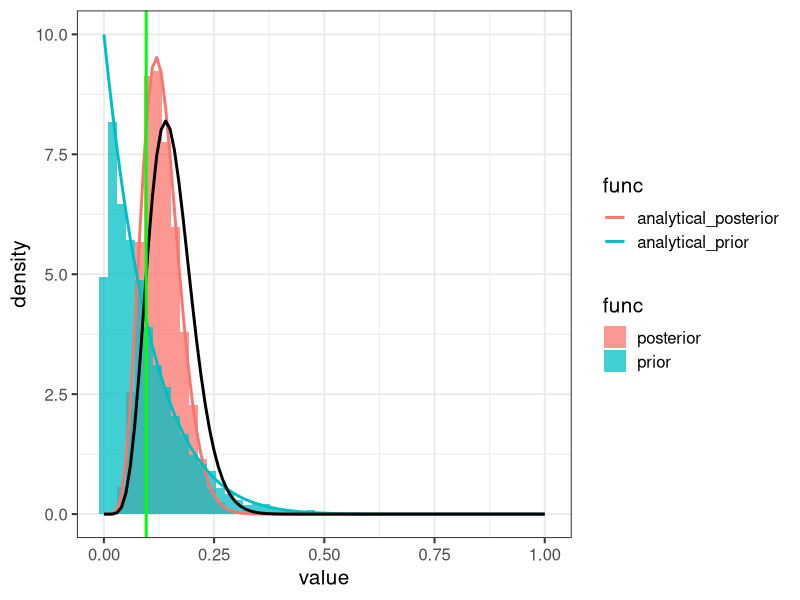
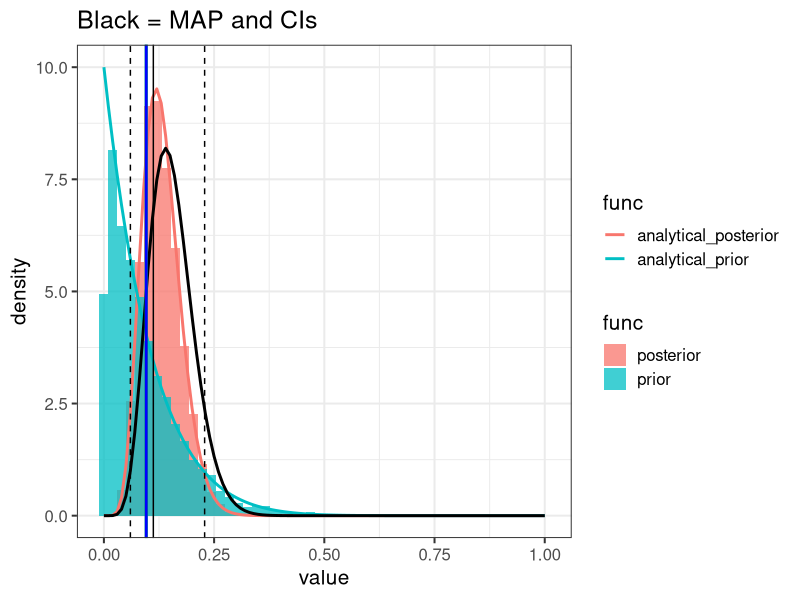

Recreate these plots in R, in order.
## ---- chunk 1
library(magrittr)
library(tidyverse)
library(cowplot)
theme_set(theme_bw(15))
## ---- chunk 2
# Sample size
N <- 50

# 7/50 are left-handed
x <- 7

# Frequency in a large population sample
p_true <- 9.6/100

# Number of samples
n_samples <- 5000

# Prior hyperparameters
alpha <- 1
beta <- 10

# Draw random values from the prior
prior_samples <- rbeta(n = n_samples,
                       shape1 = alpha,
                       shape2 = beta)

# Draw random values from the posterior
posterior_samples <- rbeta(n = n_samples,
                           shape1 = alpha + x, 
                           shape2 = beta + N - x)

bin_samples <- data.frame(prior = prior_samples, 
                      posterior = posterior_samples)


## ---- chunk 3
# Wide --> long format
bin_samples_w <- bin_samples %>% gather(key = "func")


p <- ggplot(bin_samples_w) + 
  geom_histogram(aes(x = value, y = ..density..,
                     fill = func),
                 bins = 50, 
                 position = "identity", alpha = 0.75)

# Add analytical distributions
delta <- 0.01
analytical_df <- data.frame(p = seq(0, 1, by = delta)) %>% 
  mutate(analytical_prior = dbeta(x = p , alpha, beta), 
         analytical_posterior = dbeta(x = p , alpha + x, beta + N - x), 
         likelihood = dbinom(size = N, x = x, prob = p)) %>% 
  mutate(likelihood = likelihood/(sum(likelihood)*delta)) %>% 
  gather(key = "func", value = "value", -p)


p <- p + 
  geom_line(data = analytical_df %>% 
              filter(func != "likelihood"), 
            aes(x = p, y = value, color = func), 
            linewidth = 1) +
  geom_line(data = analytical_df %>% 
              filter(func == "likelihood"), 
            aes(x = p, y = value), 
            linewidth = 1) +
  geom_vline(xintercept = p_true,
             color = "green", linewidth = 1)

print(p)

## ---- chunk 4

# MAP
posterior_density <- density(posterior_samples)
MAP <- posterior_density$x[which.max(posterior_density$y)]

# 95% credible interval
CIs <- quantile(posterior_samples, probs = c(0.025, 0.975))

p <- p +
  geom_vline(xintercept = CIs, linetype = "dashed") + 
  geom_vline(xintercept = MAP) +
  geom_vline(xintercept = p_true, color = "blue", size = 1) +
  labs(title = "Black = MAP and CIs")

print(p)
## ---- chunk 5

p_less_than_0.2 <- mean(posterior_samples < 0.2)
p_between_0.05_0.1 <- mean(posterior_samples > 0.05 & posterior_samples < 0.1)
p_outside_0.05_0.1 <- mean(posterior_samples < 0.05 | posterior_samples > 0.10)

